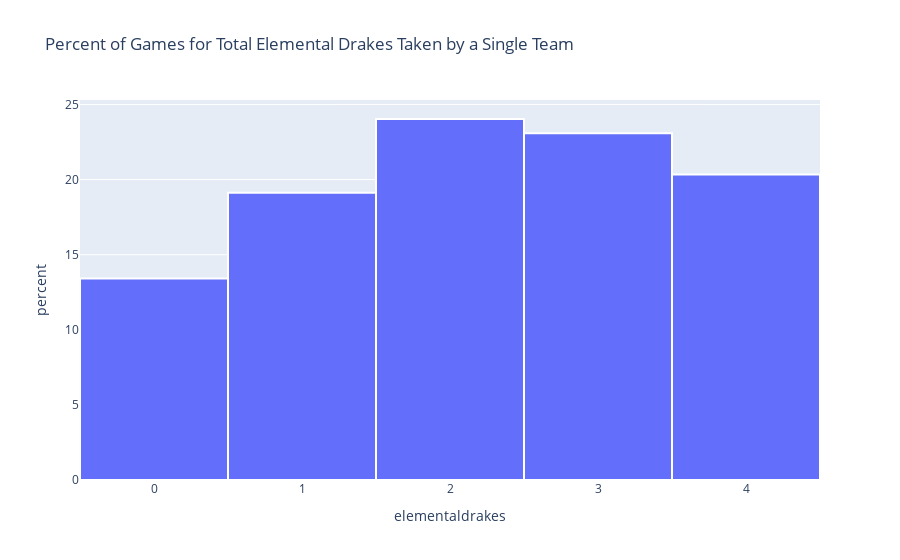

Notebook code cell kept with this figure:
### Code cell
fig = px.histogram(
    final_team_df,
    x="elementaldrakes",
    histnorm="percent",
    title="Percent of Games for Total Elemental Drakes Taken by a Single Team"
)
fig.update_traces(marker_line_color="white", marker_line_width=2)
fig.show()

### Figure 1 — Plotly figure (JSON) as saved in the notebook; plotly's stock layout.template omitted (floating-point values rounded to 4 significant figures; data arrays with more than 128 entries replaced by an {"elided": "..."} marker saying what was removed)
{"data": [{"alignmentgroup": "True", "bingroup": "x", "histnorm": "percent", "hovertemplate": "elementaldrakes=%{x}<br>percent=%{y}<extra></extra>", "legendgroup": "", "marker": {"color": "#636efa", "line": {"color": "white", "width": 2}, "pattern": {"shape": ""}}, "name": "", "offsetgroup": "", "orientation": "v", "showlegend": false, "type": "histogram", "x": {"elided": "19822 int values"}, "xaxis": "x", "yaxis": "y"}], "layout": {"barmode": "relative", "legend": {"tracegroupgap": 0}, "title": {"text": "Percent of Games for Total Elemental Drakes Taken by a Single Team"}, "xaxis": {"anchor": "y", "domain": [0, 1], "title": {"text": "elementaldrakes"}}, "yaxis": {"anchor": "x", "domain": [0, 1], "title": {"text": "percent"}}}}
